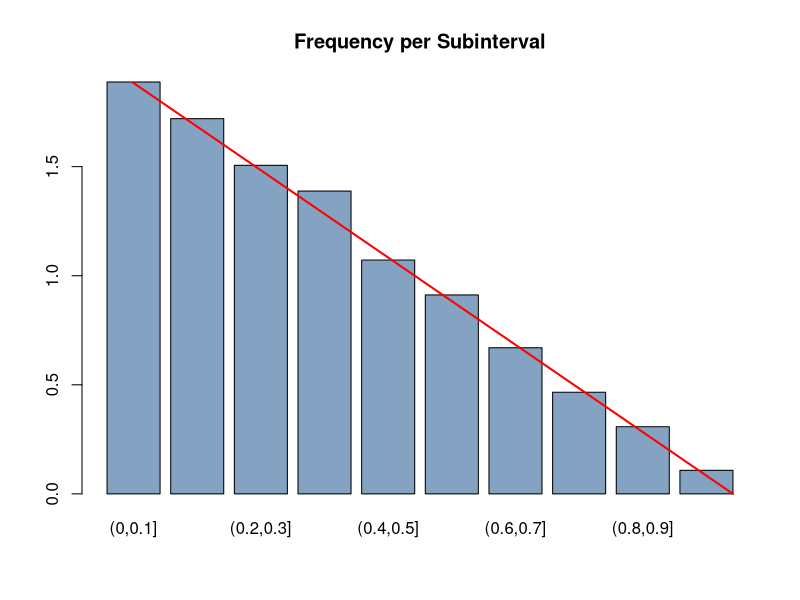
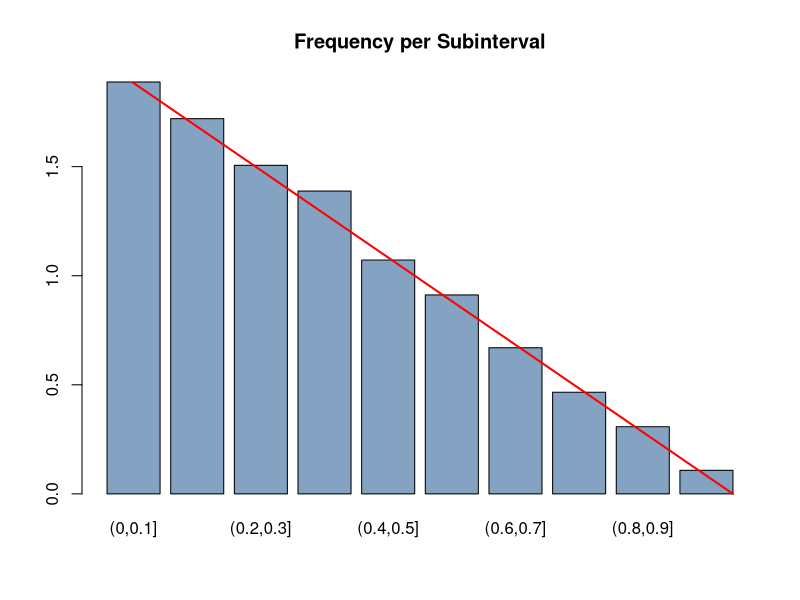

Recreate these plots in R, in order.
# 02.01 - Exercise 10 - Triangle

simTriangle <- function(NSIMS) {
  x = runif(NSIMS)
  y = runif(NSIMS)
  
  ind = x + y < 1
  return(x[ind])
} 

xval = simTriangle(10000)
xcut = cut(xval, c(0,1:10/10)) 

df = data.frame(
  xcat = xcut,
  cnt = 1
)

df2 = aggregate(df$cnt, by=list(df$xcat), FUN = sum)
names(df2) = c("Interval", "Freq")

barplot(height=df2$Freq/500, names=df2$Interval , col=rgb(0.2,0.4,0.6,0.6), width=1,
        main="Frequency per Subinterval")
plotx = 1:120/10
lines(plotx, 2 - (1/6)*plotx, col="red", lwd=2)

png(filename = "~/GITHUB/CoveredInChocolate.github.io/IntroProb/img/02.01_Ex10.png",
    width = 640, height=480)
barplot(height=df2$Freq/500, names=df2$Interval , col=rgb(0.2,0.4,0.6,0.6), width=1,
        main="Frequency per Subinterval")
plotx = 1:120/10
lines(plotx, 2 - (1/6)*plotx, col="red", lwd=2)
dev.off()
